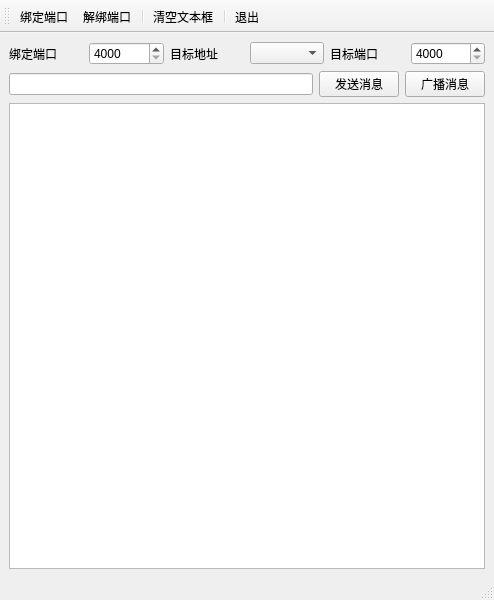
<?xml version="1.0" encoding="UTF-8"?>
<ui version="4.0">
 <class>MainWindow</class>
 <widget class="QMainWindow" name="MainWindow">
  <property name="geometry">
   <rect>
    <x>0</x>
    <y>0</y>
    <width>494</width>
    <height>600</height>
   </rect>
  </property>
  <property name="windowTitle">
   <string>MainWindow</string>
  </property>
  <widget class="QWidget" name="centralwidget">
   <layout class="QVBoxLayout" name="verticalLayout">
    <item>
     <layout class="QHBoxLayout" name="horizontalLayout">
      <item>
       <widget class="QLabel" name="label">
        <property name="text">
         <string>绑定端口</string>
        </property>
       </widget>
      </item>
      <item>
       <widget class="QSpinBox" name="spinBox_bindPort">
        <property name="minimum">
         <number>4000</number>
        </property>
        <property name="maximum">
         <number>8000</number>
        </property>
       </widget>
      </item>
      <item>
       <widget class="QLabel" name="label_2">
        <property name="text">
         <string>目标地址</string>
        </property>
       </widget>
      </item>
      <item>
       <widget class="QComboBox" name="comboBox_tartgetAddr"/>
      </item>
      <item>
       <widget class="QLabel" name="label_3">
        <property name="text">
         <string>目标端口</string>
        </property>
       </widget>
      </item>
      <item>
       <widget class="QSpinBox" name="spinBox_targetPort">
        <property name="minimum">
         <number>4000</number>
        </property>
        <property name="maximum">
         <number>8000</number>
        </property>
       </widget>
      </item>
     </layout>
    </item>
    <item>
     <layout class="QHBoxLayout" name="horizontalLayout_2">
      <item>
       <widget class="QLineEdit" name="lineEdit"/>
      </item>
      <item>
       <widget class="QPushButton" name="pushButton_sendMessage">
        <property name="text">
         <string>发送消息</string>
        </property>
       </widget>
      </item>
      <item>
       <widget class="QPushButton" name="pushButton_broadcastMessage">
        <property name="text">
         <string>广播消息</string>
        </property>
       </widget>
      </item>
     </layout>
    </item>
    <item>
     <widget class="QPlainTextEdit" name="plainTextEdit"/>
    </item>
   </layout>
  </widget>
  <widget class="QMenuBar" name="menubar">
   <property name="geometry">
    <rect>
     <x>0</x>
     <y>0</y>
     <width>494</width>
     <height>25</height>
    </rect>
   </property>
  </widget>
  <widget class="QStatusBar" name="statusbar"/>
  <widget class="QToolBar" name="toolBar">
   <property name="windowTitle">
    <string>toolBar</string>
   </property>
   <attribute name="toolBarArea">
    <enum>TopToolBarArea</enum>
   </attribute>
   <attribute name="toolBarBreak">
    <bool>false</bool>
   </attribute>
   <addaction name="action_bindPort"/>
   <addaction name="action_unBindPort"/>
   <addaction name="separator"/>
   <addaction name="action_clearText"/>
   <addaction name="separator"/>
   <addaction name="action_quit"/>
  </widget>
  <action name="action_bindPort">
   <property name="text">
    <string>绑定端口</string>
   </property>
   <property name="toolTip">
    <string>绑定端口</string>
   </property>
   <property name="menuRole">
    <enum>QAction::NoRole</enum>
   </property>
  </action>
  <action name="action_unBindPort">
   <property name="text">
    <string>解绑端口</string>
   </property>
   <property name="toolTip">
    <string>解绑端口</string>
   </property>
   <property name="menuRole">
    <enum>QAction::NoRole</enum>
   </property>
  </action>
  <action name="action_clearText">
   <property name="text">
    <string>清空文本框</string>
   </property>
   <property name="toolTip">
    <string>清空文本框</string>
   </property>
   <property name="menuRole">
    <enum>QAction::NoRole</enum>
   </property>
  </action>
  <action name="action_quit">
   <property name="text">
    <string>退出</string>
   </property>
   <property name="toolTip">
    <string>退出</string>
   </property>
   <property name="menuRole">
    <enum>QAction::NoRole</enum>
   </property>
  </action>
 </widget>
 <resources/>
 <connections>
  <connection>
   <sender>action_clearText</sender>
   <signal>triggered()</signal>
   <receiver>plainTextEdit</receiver>
   <slot>clear()</slot>
   <hints>
    <hint type="sourcelabel">
     <x>-1</x>
     <y>-1</y>
    </hint>
    <hint type="destinationlabel">
     <x>275</x>
     <y>367</y>
    </hint>
   </hints>
  </connection>
  <connection>
   <sender>action_quit</sender>
   <signal>triggered()</signal>
   <receiver>MainWindow</receiver>
   <slot>close()</slot>
   <hints>
    <hint type="sourcelabel">
     <x>-1</x>
     <y>-1</y>
    </hint>
    <hint type="destinationlabel">
     <x>246</x>
     <y>299</y>
    </hint>
   </hints>
  </connection>
 </connections>
</ui>
